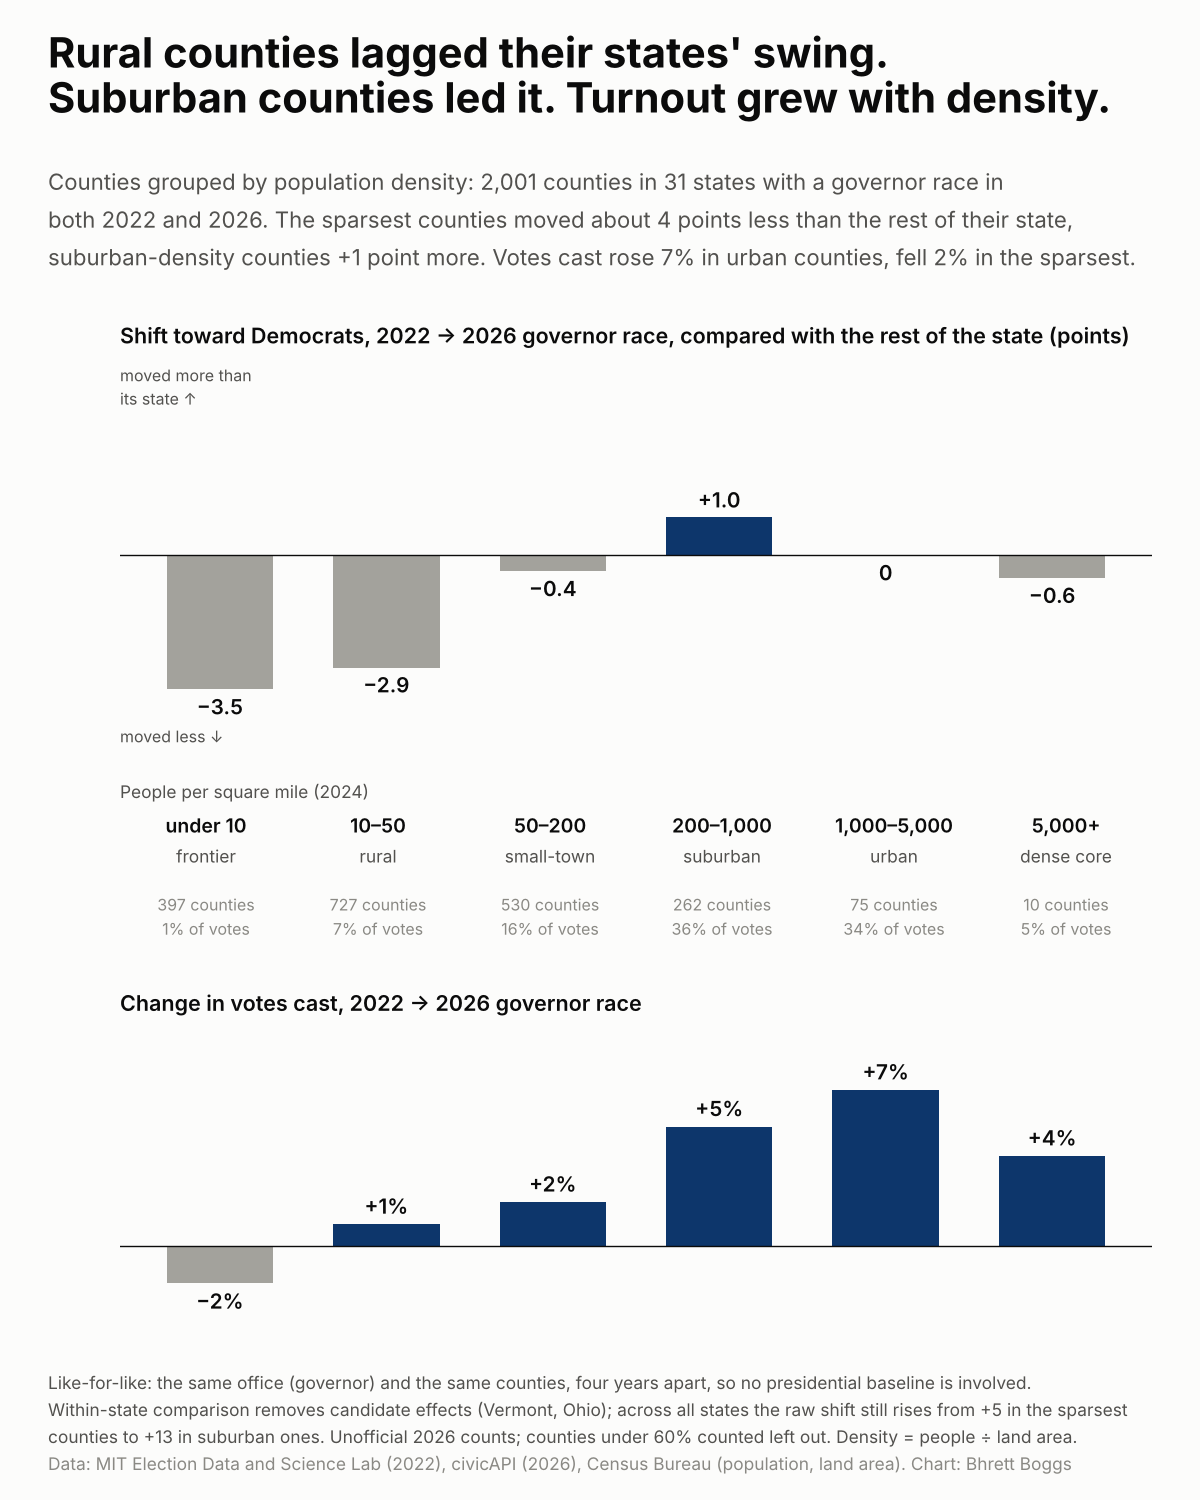

Reproduce this figure in Python.
"""Rural, suburban, urban: where the like-for-like 2022 -> 2026 swing was biggest, and where turnout grew.

Reads  data/clean/county_shift_2022_2026.csv          2022 -> 2026 governor-race county results
       data/raw/census/cc-est2024-agesex-all.csv       county population (July 2024), for density
Writes viz/density_swing/density_swing.png

Counties are grouped by people per square mile. Top: each group's vote-weighted shift relative to its
own state's shift (so Vermont's or Ohio's candidates don't set the rural number). Bottom: 2026 governor
votes as a share of 2022 governor votes in the same counties.
"""
import sys
from pathlib import Path

import matplotlib.pyplot as plt
import numpy as np
import pandas as pd

sys.path.insert(0, str(Path(__file__).resolve().parents[1]))
from style import ACCENT, CLEAN, FIGSIZE, GRID, INK, INK_2, MUTED, SURFACE, footer, setup, titles  # noqa: E402

HERE = Path(__file__).resolve().parent
RAW = HERE.parents[1] / "data" / "raw"
MIN_REPORTING = 60
BINS = [0, 10, 50, 200, 1000, 5000, np.inf]
LABELS = ["under 10", "10–50", "50–200", "200–1,000", "1,000–5,000", "5,000+"]
KIND = ["frontier", "rural", "small-town", "suburban", "urban", "dense core"]


def load() -> pd.DataFrame:
    m = pd.read_csv(CLEAN / "county_shift_2022_2026.csv", dtype={"county_fips": str})
    g = m[(m.office == "GOV") & (m.pct_reporting_2026 >= MIN_REPORTING)].copy()
    a = pd.read_csv(RAW / "census" / "cc-est2024-agesex-all.csv", encoding="latin-1")
    a = a[a.YEAR == 6].assign(county_fips=lambda d: d.STATE.astype(str).str.zfill(2) + d.COUNTY.astype(str).str.zfill(3))
    g = g.merge(a[["county_fips", "POPESTIMATE"]], on="county_fips", how="inner")
    g["density"] = g.POPESTIMATE / g.ALAND_SQMI
    g["sh"] = g.shift_2022_2026 * 100
    state_w = g.groupby("state").apply(lambda d: (d.sh * d.votes_2026).sum() / d.votes_2026.sum(), include_groups=False)
    g["rel"] = g.sh - g.state.map(state_w)
    g["bin"] = pd.cut(g.density, BINS, labels=LABELS)
    return g


def main() -> None:
    setup()
    g = load()
    res = g.groupby("bin", observed=True).apply(lambda d: pd.Series({
        "n": len(d), "votes": d.votes_2026.sum(),
        "rel": (d.rel * d.votes_2026).sum() / d.votes_2026.sum(),
        "raw": (d.sh * d.votes_2026).sum() / d.votes_2026.sum(),
        "turnout": d.votes_2026.sum() / d.votes_2022.sum() * 100 - 100}), include_groups=False)
    x = np.arange(len(res))

    fig = plt.figure(figsize=FIGSIZE, dpi=100)
    ax1 = fig.add_axes([0.10, 0.50, 0.86, 0.26])
    ax2 = fig.add_axes([0.10, 0.125, 0.86, 0.19])

    def bars(ax, vals, fmt, color_pos, color_neg, pad, ylim=None):
        ax.bar(x, vals, width=0.64, color=[color_pos if v >= 0 else color_neg for v in vals], zorder=3)
        for xi, v in zip(x, vals):
            ax.text(xi, v + (pad if v >= 0 else -pad), fmt(v), ha="center", va="bottom" if v >= 0 else "top",
                    fontsize=15, weight="semibold", color=INK)
        ax.axhline(0, color=INK, lw=1, zorder=4)
        lim = max(abs(vals).max() * 1.45, 1)
        ax.set_ylim(*(ylim or (-lim, lim)))
        ax.set_yticks([])
        ax.set_xticks([])
        ax.set_xlim(-0.6, len(vals) - 0.4)
        for sp in ax.spines.values():
            sp.set_visible(False)

    def signed(v, nd):
        return "0" if round(v, nd) == 0 else f"{v:+.{nd}f}".replace("-", "−")

    bars(ax1, res.rel.values, lambda v: signed(v, 1), ACCENT, "#a3a29c", 0.12)
    tv = res.turnout.values
    bars(ax2, tv, lambda v: signed(v, 0) + "%", ACCENT, "#a3a29c", 0.25, ylim=(min(tv.min() * 1.8, -1.5), tv.max() * 1.4))
    ax1.set_title("Shift toward Democrats, 2022 → 2026 governor race, compared with the rest of the state (points)",
                  loc="left", fontsize=15.5, weight="semibold", pad=12)
    ax2.set_title("Change in votes cast, 2022 → 2026 governor race", loc="left", fontsize=15.5, weight="semibold", pad=12)
    ax1.text(-0.6, ax1.get_ylim()[1] * 0.98, "moved more than\nits state ↑", fontsize=11.5, color=INK_2, va="top",
             linespacing=1.2)
    ax1.text(-0.6, ax1.get_ylim()[0] * 0.98, "moved less ↓", fontsize=11.5, color=INK_2, va="bottom")

    # Shared category labels between the panels, with how much of the vote each group holds.
    share = res.votes / res.votes.sum()
    for xi, (lab, kind, n, sh) in enumerate(zip(LABELS, KIND, res.n, share)):
        fig.text(0.10 + 0.86 * (xi + 0.5) / len(res), 0.445, f"{lab}", ha="center", fontsize=14, color=INK,
                 weight="semibold")
        fig.text(0.10 + 0.86 * (xi + 0.5) / len(res), 0.425, f"{kind}", ha="center", fontsize=12.5, color=INK_2)
        fig.text(0.10 + 0.86 * (xi + 0.5) / len(res), 0.405, f"{int(n):,} counties\n{sh:.0%} of votes", ha="center",
                 va="top", fontsize=11.5, color=MUTED, linespacing=1.25)
    fig.text(0.10, 0.468, "People per square mile (2024)", fontsize=12.5, color=INK_2)

    rural = res.rel.iloc[:2].min()
    sub = res.rel.loc["200–1,000"]
    titles(fig, "Rural counties lagged their states' swing.",
           "Suburban counties led it. Turnout grew with density.",
           f"Counties grouped by population density: {len(g):,} counties in {g.state.nunique()} states with a governor race in\n"
           f"both 2022 and 2026. The sparsest counties moved about {abs(rural):.0f} points less than the rest of their state,\n"
           f"suburban-density counties {sub:+.0f} point more. Votes cast rose {res.turnout.iloc[-2]:.0f}% in urban counties, "
           f"fell {abs(res.turnout.iloc[0]):.0f}% in the sparsest.")
    footer(fig, [
        "Like-for-like: the same office (governor) and the same counties, four years apart, so no presidential baseline is involved.",
        "Within-state comparison removes candidate effects (Vermont, Ohio); across all states the raw shift still rises from "
        f"{res.raw.iloc[0]:+.0f} in the sparsest",
        f"counties to {res.raw.loc['200–1,000']:+.0f} in suburban ones. Unofficial 2026 counts; counties under {MIN_REPORTING}% counted "
        "left out. Density = people ÷ land area.",
    ], "MIT Election Data and Science Lab (2022), civicAPI (2026), Census Bureau (population, land area)")

    out = HERE / "density_swing.png"
    fig.savefig(out, facecolor=SURFACE)
    print(f"wrote {out}\n{res.round(2)}")


if __name__ == "__main__":
    main()
